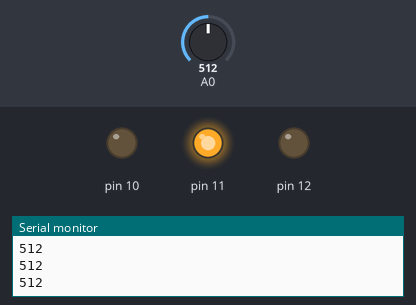
Simulated run of this sketch. Board: Arduino Uno, built with avr-gcc and run on an emulated ATmega328P. Parts: output pins drawn as LEDs (lit = HIGH), the last lines printed to the serial monitor. Inputs (shaded band) come from the test bench; at power-on: A0 = 512.

Above: at 1.2 s.
1.3 s: A0 set to 483
At 2.2 s:
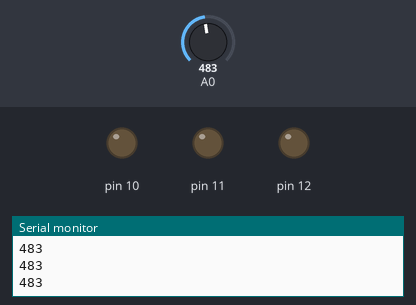
2.8 s: A0 set to 510
At 3.5 s:
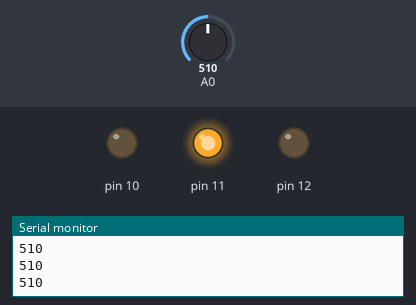
4.3 s: A0 set to 490
At 5.7 s:
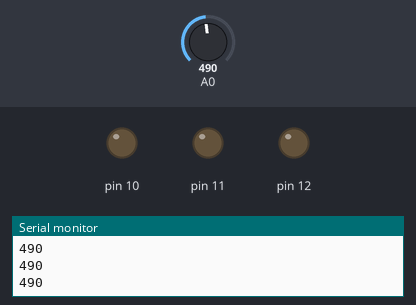
Timing chart, 0 to 7.3 s (numbered marks = the images above; inputs shaded):
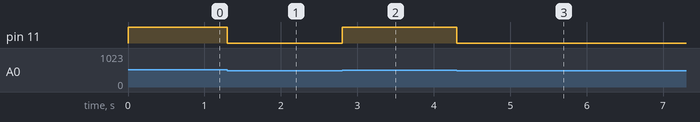

The sketch:

Intrazone_unit_testing.ino
```cpp
void setup() {
  pinMode(12,OUTPUT);pinMode(11,OUTPUT);pinMode(10,OUTPUT);
  pinMode(A0,INPUT);
  Serial.begin(9600);
}
void loop() {
  Serial.println(analogRead(0));
  if(analogRead(0)>500){
    digitalWrite(10,LOW);digitalWrite(11,HIGH);digitalWrite(12,LOW);
  }
  else{
    digitalWrite(10,LOW);digitalWrite(11,LOW);digitalWrite(12,LOW);
  }
}
```

Measured:
- the behaviour switches between 501 and 500 on A0 (found by bisection; images 0 and 1)
- after the input at 1.3 s, pin 11: HIGH → LOW at once
- after the input at 2.8 s, pin 11: LOW → HIGH at once
- after the input at 4.3 s, pin 11: HIGH → LOW at once
